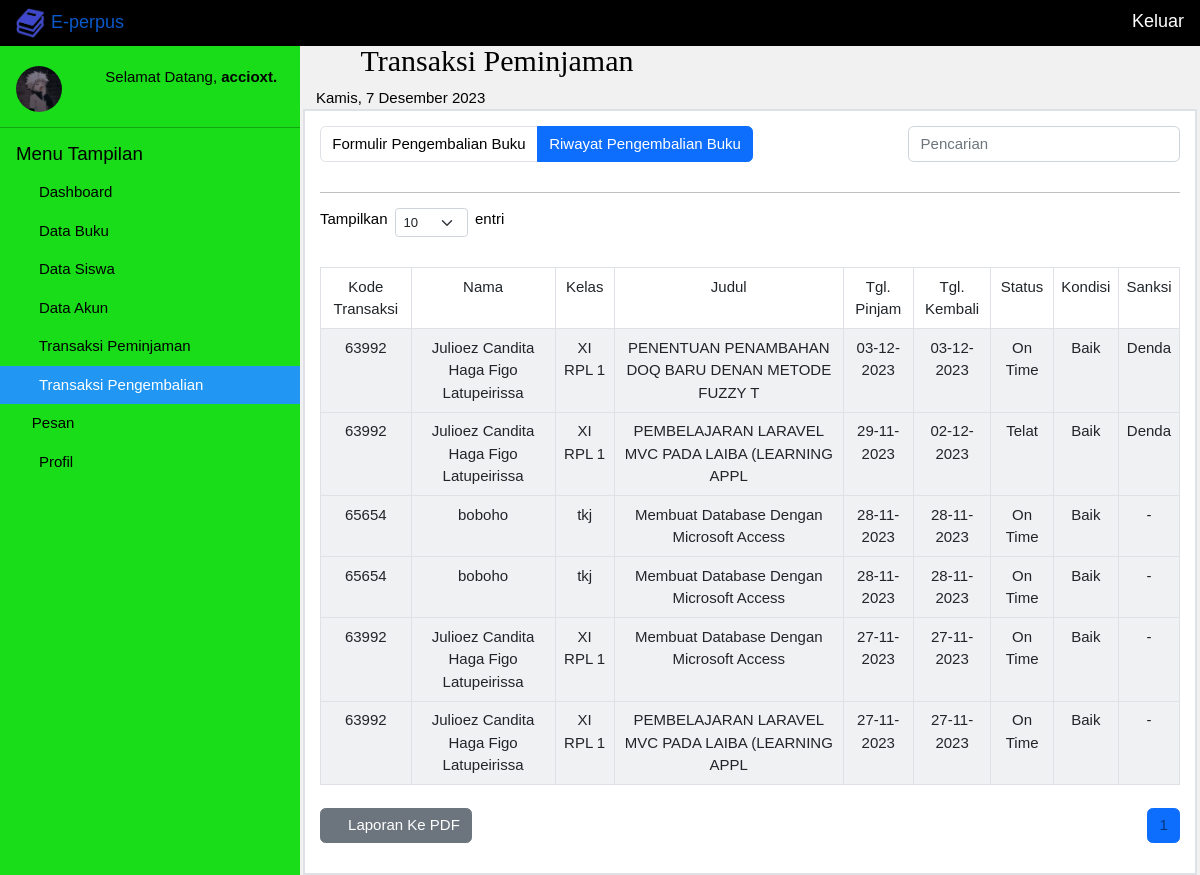
Page /transaksiPengembalian/riwayatPengembalianBuku (signed in) on the committed database.
### tables this page shows
CREATE TABLE `buku` (
  `no` int(11) NOT NULL,
  `judul` varchar(50) NOT NULL,
  `pengarang` varchar(50) NOT NULL,
  `gambarBuku` varchar(50) NOT NULL,
  `bukuDipinjam` int(5) NOT NULL,
  `jumlahBuku` int(9) NOT NULL,
  `sinopsis` text NOT NULL,
  `jenisBuku` varchar(20) NOT NULL
);

CREATE TABLE `riwayatpengembalian` (
  `kodeTransaksi` varchar(50) NOT NULL,
  `noBuku` varchar(50) NOT NULL,
  `denda` varchar(50) NOT NULL,
  `tanggalPengembalian` varchar(100) NOT NULL,
  `kondisiBuku` varchar(100) NOT NULL,
  `urutan` int(11) NOT NULL,
  `tanggalPeminjaman` varchar(100) NOT NULL,
  `status` varchar(50) NOT NULL,
  `sanksi` varchar(50) NOT NULL
);

CREATE TABLE `siswa` (
  `nis` bigint(20) NOT NULL,
  `nama` varchar(50) NOT NULL,
  `kelas` varchar(11) NOT NULL,
  `password` varchar(100) NOT NULL,
  `noTelp` varchar(13) NOT NULL,
  `gambar` varchar(50) NOT NULL,
  `cookie` varchar(5) NOT NULL,
  `jenisAkun` char(1) NOT NULL
);

### app/core/controller.php (called while the page is built, shortened)
<?php
class controller {
	public function view ($view, $data = []) {
		require "app/views/". $view . ".php";
	}
}

### app/controllers/admin/transaksiPengembalian.php (called while the page is built, shortened)
<?php
class transaksiPengembalian extends controller {
	public function riwayatPengembalianBuku ($dataUrl = []) {
		$data["pilihan"] = "transaksiPengembalian";
		$buku = $this->model("bukuModels");
		if ( isset($_POST["searchPengembalian"])  ) {
			$_SESSION["keyPengembalian"] = $_POST["keywordPengembalian"];
			$key = $_SESSION["keyPengembalian"];
		} else if ( isset($_SESSION["keyPengembalian"]) ) { $key = $_SESSION["keyPengembalian"]; }
		else {
			$key = "";
		}
		if ( isset($_POST["limitPengembalian"])) {
			$_SESSION["jdpsPengembalian"] = $_POST["limitPengembalian"];
			$jdp = $_SESSION["jdpsPengembalian"];
		} else if ( isset($_SESSION["jdpsPengembalian"]) ) { $jdp = $_SESSION["jdpsPengembalian"]; }
		else {
			$jdp = 10;
		}
		$hf = 1;
		$conn = mysqli_connect("localhost","root","","perpus");
		$jm = mysqli_num_rows(mysqli_query($conn,"SELECT * FROM riwayatPengembalian	"));
		$jp = ceil($jm /$jdp);
		$am = ( $hf - 1 ) * $jdp;
		$jumlahLink = 1;
		if ( $hf > $jumlahLink ) {
			$nomorAwal = $hf - $jumlahLink;
		} else {
			$nomorAwal = 1;
		}
		if ( $hf < ($jp - $jumlahLink) ) {
			$nomorAkhir = $hf + $jumlahLink;
		} else {
			$nomorAkhir = $jp;
		}
		$data["na"] = $nomorAwal;
		$data["nr"] = $nomorAkhir;
		$data["hf"] = $hf;
		$data["jp"] = $jp;
		$query = "SELECT * FROM buku INNER JOIN riwayatPengembalian ON buku.no = riwayatPengembalian.noBuku INNER JOIN siswa ON riwayatPengembalian.kodeTransaksi = siswa.cookie WHERE kodeTransaksi LIKE '%$key%' || nama LIKE '%$key%' || kelas LIKE '%$key%' || judul LIKE '%$key%' || kondisiBuku like '%$key%' || tanggalPeminjaman LIKE '%$key%' || tanggalPengembalian LIKE '%$key%' || status = '%$key%' || sanksi = '%$key%'  ORDER BY urutan DESC LIMIT $am,$jdp";
		$data["riwayatPengembalianBuku"] = $buku->getBukuModel($query);
		$this->view("admin/transaksiPengembalian/riwayatPengembalianBuku",$data);
	}
}

### app/core/app.php (called while the page is built, shortened)
<?php
class app {
	protected $controller = "masuk";
	protected $method = "index";
	protected $params = [];
	public function __construct () {
		$url = $this->parseUrl();
		if ( isset($url[0]) ) {
			if ( isset($_SESSION["klien"])	 ) {
				$this->klien = $_SESSION["klien"];
				if ( file_exists("app/controllers/" . $this->klien . "/" . $url[0] . ".php") ) {
					$this->controller = $url[0];
					unset($url[0]);
				}
			}
		} else { header("location: " . $this->controller); }
		if ( isset($_SESSION["klien"]) ) {
			$this->controller = new $this->controller;
		} else {
				require "app/controllers/". $this->controller . ".php";
				$this->controller = new $this->controller;
		}
		if ( isset($url[1]) ) {
			if ( method_exists($this->controller, $url[1]) ) {
				$this->method = $url[1];
			}
		}
		call_user_func_array([$this->controller,$this->method], $this->params);
	}
	public function parseUrl () {
		if ( isset($_GET["url"]) ) {
			$url = $_GET["url"];
			$url = rtrim($url,"/");
			$url = filter_var($url,FILTER_SANITIZE_URL);
			$url = explode("/", $url);
			return $url;
		}
	}
}

### index.php (called while the page is built, shortened)
<?php
$app = new app();

### app/core/help.php (called while the page is built, shortened)
<?php
function baseUrl () {
	return "http://localhost/perpus";
}

### app/models/bukuModels.php (called while the page is built, shortened)
<?php
class bukuModels  {
	public $bukuModel = [];
	public function conn () {
		$conn = mysqli_connect("localhost","root","","perpus");
		return $conn;
	}
	public function getBukuModel ($query = "SELECT * FROM buku") {
		$q = mysqli_query($this->conn(),$query);
		while ( $rows = mysqli_fetch_assoc($q) ) {
			$this->bukuModel[] = $rows;
		}
		return $this->bukuModel;
	}
}

### app/views/admin/transaksiPengembalian/riwayatPengembalianBuku.php (the view, shortened to what this page needs)
<header class="w3-container mar">
	<h2 style="font-family: tahoma"><i class="fa fa-sign-out fa-fw"></i>  Transaksi Peminjaman</h2>
  	<span id="tanggal" ></span>
</header>
<div class="w3-main" style="margin-left:300px; padding: 0 3px">
  <div id="content" class="border border-2 p-3 bg-white">
      <nav aria-label="Page navigation example">
    <div class="row">
      <div class="col-8">
        <ul class="pagination">
          <li class="page-item"><a class="page-link text-black" href="<?php echo baseUrl() . "/transaksiPengembalian/formulirPengembalianBuku"; ?>">Formulir Pengembalian Buku</a></li>
          <li class="page-item"><a class="page-link text-white active" href="<?php echo baseUrl() . "/transaksiPengembalian/riwayatPengembalianBuku"; ?>">Riwayat Pengembalian Buku</a></li>
        </ul>
      </div>
      <div class="col-4">
          <form action="" method="post">
          <input type="text" class="form-control" aria-label="Sizing example input" aria-describedby="inputGroup-sizing-sm" placeholder="Pencarian" name="keywordPengembalian" value="<?php echo (isset($_SESSION['keyPengembalian'])? $_SESSION['keyPengembalian'] : '') ;?>">
          </form>
      </div>
    </div>
</nav>
<hr>
  <form acction="" method="post">
        <p class=" d-flex" style="width: 290px;">
          <span>Tampilkan</span>
          <select id="tamp" class="form-select form-select-sm w-25 mb-3 mx-2" aria-label=".form-select-lg example" name="limitPengembalian">
          <option <?php echo (isset($_SESSION["jdpsPengembalian"]) && $_SESSION["jdpsPengembalian"] ==10 )? "selected":"" ;?>>10</option>
        </select> entri
        </p>
        </form>
        <table class="table table-bordered" align="center">
          <tr>
            <td>Kode Transaksi</td>
            <td>Nama</td>
            <td>Kelas</td>
            <td>Judul</td>
            <td>Tgl. Pinjam</td>
            <td>Tgl. Kembali</td>
            <td>Status</td>
            <td>Kondisi</td>
            <td>Sanksi</td>
          </tr>
<?php foreach ($data["riwayatPengembalianBuku"] as $pengembalian) { ?>
          <tr class="bg-secondary">
            <td><?php echo $pengembalian["kodeTransaksi"]; ?></td>
            <td><?php echo $pengembalian["nama"]; ?></td>
            <td><?php echo $pengembalian["kelas"]; ?></td>
            <td><?php echo $pengembalian["judul"] ?></td>
            <td><?php echo $pengembalian["tanggalPeminjaman"]; ?></td>
            <td><?php echo $pengembalian["tanggalPengembalian"]; ?></td>
            <td><?php echo $pengembalian["status"]; ?></td>
            <td><?php echo $pengembalian["kondisiBuku"]; ?></td>
            <td><?php echo $pengembalian["sanksi"]; ?></td>
          </tr>
<?php } ?>
      </table>
      <div class="d-flex justify-content-between align-items-center mt-4">
        <a href="http://localhost/perpus/laporan/riwayatPengembalian"><p class="text-sm-start text-light-50 btn btn-secondary" style="color:white"><i class="fa-solid fa-print"></i> Laporan Ke PDF</p></a>
        <nav aria-label="...">
          <ul class="pagination">
<?php for ( $i = $data["na"]; $i <= $data["nr"]; $i++ ) { ?>
            <li class="page-item
            <?php echo ($i == $data['hf'])? 'active':''; ?>
            " aria-current="page">
              <a class="page-link text-black-50" href="<?php echo baseUrl().'/transaksiPengembalian/riwayatPengembalianBuku/page='. $i; ?>"><?php echo $i; ?></a>
            </li>
<?php } ?>
          </ul>
      </nav>
      </div>
</div>
</div>

### assets/css/w3school1.css (style rules this page uses)
.fa { display:inline-block;font:normal normal normal 14px/1 FontAwesome;font-size:inherit;text-rendering:auto;-webkit-font-smoothing:antialiased;-moz-osx-font-smoothing:grayscale }
.fa-fw { width:1.28571429em;text-align:center }
.fa-print:before { content:"\f02f" }
.fa-sign-out:before { content:"\f08b" }

### assets/css/w3school2.css (style rules this page uses)
html { box-sizing:border-box }
*,*:before,*:after { box-sizing:inherit }
html { -ms-text-size-adjust:100%;-webkit-text-size-adjust:100% }
body { margin:0 }
article,aside,details,figcaption,figure,footer,header,main,menu,nav,section { display:block }
a { background-color:transparent }
hr { box-sizing:content-box;height:0;overflow:visible }
button,input,select,textarea,optgroup { font:inherit;margin:0 }
button,input { overflow:visible }
button,select { text-transform:none }
html,body { font-family:Verdana,sans-serif;font-size:15px;line-height:1.5 }
html { overflow-x:hidden }
h2 { font-size:30px }
h1,h2,h3,h4,h5,h6 { font-family:"Segoe UI",Arial,sans-serif;font-weight:400;margin:10px 0 }
hr { border:0;border-top:1px solid #eee;margin:20px 0 }
a { color:inherit }
.w3-main,#main { transition:margin-left .4s }
.w3-container:after,.w3-container:before,.w3-panel:after,.w3-panel:before,.w3-row:after,.w3-row:before,.w3-row-padding:after,.w3-row-padding:before, .w3-cell-row:before,.w3-cell-row:after,.w3-clear:after,.w3-clear:before,.w3-bar:before,.w3-bar:after { content:"";display:table;clear:both }
.w3-container,.w3-panel { padding:0.01em 16px }
.w3-light-grey,.w3-hover-light-grey:hover,.w3-light-gray,.w3-hover-light-gray:hover { color:#000!important;background-color:#f1f1f1!important }

### assets/css/cssGabungan.css (style rules this page uses)
html,body,h1,h2,h3,h4,h5 { font-family: "Raleway", sans-serif }
.mar { margin-left: 300px; margin-top: 43px; }
.bg-secondary { --bs-bg-opacity: 0.10; background-color: rgba(var(--bs-secondary-rgb), var(--bs-bg-opacity)) !important; }
td { text-align: center; }
a { text-decoration: none; }
ul { list-style: none; }

### rows in the picture
buku: riwayatpengembalian.kodeTransaksi "63992", siswa.nama "Julioez Candita Haga Figo Latupeirissa", siswa.kelas "XI RPL 1", judul "PENENTUAN PENAMBAHAN DOQ BARU DENAN METODE FUZZY T", riwayatpengembalian.tanggalPeminjaman "03-12-2023", riwayatpengembalian.tanggalPengembalian "03-12-2023", riwayatpengembalian.status "On Time", riwayatpengembalian.kondisiBuku "Baik", riwayatpengembalian.sanksi "Denda"
buku: riwayatpengembalian.kodeTransaksi "63992", siswa.nama "Julioez Candita Haga Figo Latupeirissa", siswa.kelas "XI RPL 1", judul "PEMBELAJARAN LARAVEL MVC PADA LAIBA (LEARNING APPL", riwayatpengembalian.tanggalPeminjaman "29-11-2023", riwayatpengembalian.tanggalPengembalian "02-12-2023", riwayatpengembalian.status "Telat", riwayatpengembalian.kondisiBuku "Baik", riwayatpengembalian.sanksi "Denda", riwayatpengembalian.tanggalPeminjaman "27-11-2023", riwayatpengembalian.tanggalPengembalian "27-11-2023", riwayatpengembalian.status "On Time", riwayatpengembalian.sanksi "-"
buku: riwayatpengembalian.kodeTransaksi "65654", siswa.nama "boboho", siswa.kelas "tkj", judul "Membuat Database Dengan Microsoft Access", riwayatpengembalian.tanggalPeminjaman "28-11-2023", riwayatpengembalian.tanggalPengembalian "28-11-2023", riwayatpengembalian.status "On Time", riwayatpengembalian.kondisiBuku "Baik", riwayatpengembalian.sanksi "-", riwayatpengembalian.kodeTransaksi "63992", siswa.nama "Julioez Candita Haga Figo Latupeirissa", siswa.kelas "XI RPL 1", riwayatpengembalian.tanggalPeminjaman "27-11-2023", riwayatpengembalian.tanggalPengembalian "27-11-2023"

### other values in the picture
$_SESSION["identitas"]["nama"] "accioxt."
